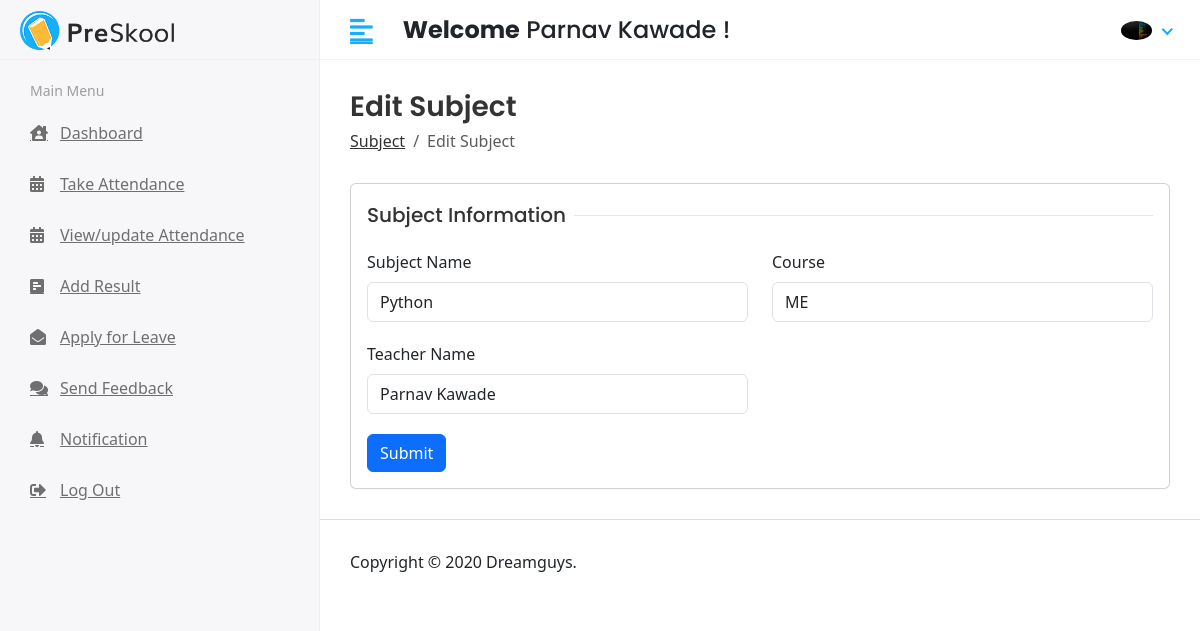
Screenshot of /hod/subject/edit/1 (signed in) with the database file from the repository.
### app/models.py (models this page shows, shortened)
class CustomUser(AbstractUser):
    USER = (
        (1,'HOD'),
        (2,'TEACHER'),
        (3,'STUDENT'),
    )
    user_type = models.CharField(choices=USER, max_length=50, default=1)
    profile_pic = models.ImageField(upload_to='media/profile_pic')
    dob = models.DateField(max_length=8,default=date.today)
    phone_no = models.CharField(max_length=12)
    address = models.TextField()

class Subject(models.Model):
    name = models.CharField(max_length=100)
    course_name = models.ForeignKey(Course,on_delete=models.CASCADE)
    teacher_name = models.ForeignKey(Teacher,on_delete=models.CASCADE)
    created_at = models.DateTimeField(auto_now_add=True)
    updated_at = models.DateTimeField(auto_now=True)

class Course(models.Model):
    name = models.CharField(max_length=100)
    duration = models.CharField(max_length=10)
    created_at = models.DateTimeField(auto_now_add=True)
    updated_at = models.DateTimeField(auto_now=True)
    def __str__(self):
        return self.name

class Teacher(models.Model):
    admin = models.OneToOneField(CustomUser, on_delete=models.CASCADE)
    gender = models.CharField(max_length=100)
    qualification = models.CharField(max_length=100)
    experience = models.CharField(max_length=100)
    joining_date = models.DateField(default=date.today)
    created_at = models.DateTimeField(auto_now_add=True)
    updated_at = models.DateTimeField(auto_now=True)
    def __str__(self):
         return self.admin.first_name + " "+ self.admin.last_name

### student_management_systems/Hod_Views.py (the view)
# urls.py: path('hod/subject/edit/<str:id>',Hod_Views.subjectEdit, name='subjectEdit'),
@login_required(login_url='/')
def subjectEdit(request, id):
    subject = Subject.objects.get(id=id)
    course = Course.objects.all()
    teacher = Teacher.objects.all()
    context = {
        'subject': subject,
        'course': course,
        'teacher': teacher,
    }
    return render(request, "Hod/subject_edit.html", context)

### templates/Hod/subject_edit.html (shortened to what this page needs)
{% extends "base.html" %}
{% block content %}
<div class="content container-fluid">
    <div class="page-header">
        <div class="row align-items-center">
            <div class="col">
                <h3 class="page-title">Edit Subject</h3>
                <ul class="breadcrumb">
                    <li class="breadcrumb-item"><a href="">Subject</a></li>
                    <li class="breadcrumb-item active">Edit Subject</li>
                </ul>
            </div>
        </div>
    </div>
    <div class="row">
        <div class="col-sm-12">
            <div class="card">
                <div class="card-body">
                    <form action="{% url 'subjectUpdate' %}" method="POST">
                        <div class="row">
                            <div class="col-12">
                                <h5 class="form-title"><span>Subject Information</span></h5>
                            </div>
                            <div class="col-12 col-sm-6">
                                <div class="form-group">
                                    <label>Subject Name</label>
                                    <input type="text" class="form-control" name="sub_name" value="{{subject.name}}">
                                </div>
                            </div>
                            <div class="col-12 col-sm-6">
                                <div class="form-group">
                                    <label>Course</label>
                                    <select class="form-control" name="course_id" value="{{subject.course_name}}">
                                        {% for i in course %}
                                        <option value="{{i.id}}" {% if i.id == subject.course_name.id%}selected {% endif %}>{{i.name}}</option>
                                        {% endfor %}
                                    </select>
                                </div>
                            </div>
                            <div class="col-12 col-sm-6">
                                <div class="form-group">
                                    <label>Teacher Name</label>
                                    <select class="form-control" name="teacher_id" value="{{subject.teacher_name}}">
                                        {% for i in teacher %}
                                        <option value="{{i.id}}" {% if i.id == subject.teacher_name.id %}selected{% endif %}>{{i.admin.first_name}} {{i.admin.last_name}}</option>
                                        {% endfor %}
                                    </select>
                                </div>
                            </div>
                            <div class="col-12">
                                <button type="submit" class="btn btn-primary">Submit</button>
                            </div>
                        </div>
                    </form>
                </div>
            </div>
        </div>
    </div>
</div>
{% endblock content %}

### templates/includes/header.html (shortened to what this page needs)
{% load static %}
<div class="header">
    <div class="header-left">
        <a href="" class="logo">
            <img src="{% static 'assets/img/logo.png' %}" alt="Logo">
        </a>
    </div>
    <a href="javascript:void(0);" id="toggle_btn">
        <i class="fas fa-align-left"></i>
    </a>
    <div class="top-nav-search mt-3">
        <h4><strong>Welcome</strong><span> {{user.first_name}} {{user.last_name}} !</span></h4>
    </div>
    <ul class="nav user-menu">
        <li class="nav-item dropdown has-arrow">
            <a href="#" class="dropdown-toggle nav-link" data-toggle="dropdown">
                <span class="user-img">
                    {% if user.profile_pic == "" %}
                    <img class="rounded-circle" src="/media/profile_pic/avtar.JPEG" width="31"
                        alt="{{user.first_name}}">
                    {% else %}
                    <img class="rounded-circle" src="/{{user.profile_pic}}" width="31" alt="{{user.first_name}}
                        {{user.last_name}}">
                    {% endif %}</span>
            </a>
        </li>
    </ul>
</div>

### static/assets/css/style.css (style rules this page uses)
html { height: 100%; }
body { background-color: #fff; color: #333; font-family: 'Poppins', sans-serif; font-size: 1rem; height: 100%; line-height: 1.5; overflow-x: hidden; }
h1, h2, h3, h4, h5, h6 { font-family: 'Poppins', sans-serif; margin-top: 0; }
.form-control { border: 1px solid #ddd; box-shadow: none; color: #333; font-size: 15px; height: 40px; }
a { color: #009ce7; }
input, button, a { transition: all 0.4s ease; -moz-transition: all 0.4s ease; -o-transition: all 0.4s ease; -ms-transition: all 0.4s ease; -webkit-transition: all 0.4s ease; }
input, input:focus, button, button:focus { outline: none; }
input[type=text], input[type=password] { -webkit-appearance: none; -moz-appearance: none; appearance: none; }
.form-group { margin-bottom: 1.25rem; }
ul, ol { padding: 0px; list-style: none; }
.btn-primary { background-color: #FFBC53; border: 1px solid #FFBC53; }
.card { border: 1px solid #ececf5; box-shadow: 0 1px 3px 0 rgba(0, 0, 0, 0.03); margin-bottom: 1.875rem; }
.card-body { padding: 1.5rem; }
.header { background-color: #fff; border-bottom: 1px solid #f3f3f4; left: 0; position: fixed; right: 0; top: 0; z-index: 1001; height: 60px; }
.header .header-left { float: left; height: 60px; padding: 0 20px; position: relative; width: 320px; z-index: 1; transition: all 0.2s ease-in-out; background-color: #f7f7fa; border-bottom: 1px solid #efefef; border-right: 1px solid #ececf5; display: flex; align-items: center; }
.header .header-left .logo { display: inline-block; line-height: 60px; }
.header .header-left .logo img { max-height: 40px; width: auto; }
.header .dropdown-toggle:after { display: none; }
.header .has-arrow .dropdown-toggle:after { border-top: 0; border-left: 0; border-bottom: 2px solid #18aefa; border-right: 2px solid #18aefa; content: ''; height: 8px; display: inline-block; pointer-events: none; -webkit-transform-origin: 66% 66%; -ms-transform-origin: 66% 66%; transform-origin: 66% 66%; -webkit-transform: rotate(45deg); -ms-transform: rotate(45deg); transform: rotate(45deg); -webkit-transition: all 0.15s ease-in-out; transition: all 0.15s ease-in-out; width: 8px; vertical-align: 0px; }
.user-menu { float: right; margin: 0; position: relative; z-index: 99; padding-right: 15px; }
.user-menu.nav > li > a { color: #a0a0a0; font-size: 14px; line-height: 58px; padding: 0 15px; height: 60px; }
.user-img { margin-right: 3px; position: relative; }
.top-nav-search { float: left; margin-left: 15px; }
.page-wrapper > .content { padding: 1.875rem 1.875rem 0; }
.page-header { margin-bottom: 1.875rem; }
.page-header .breadcrumb { background-color: transparent; color: #6c757d; font-size: 1rem; font-weight: 500; margin-bottom: 0; padding: 0; }
.page-header .breadcrumb a { color: #333; }
.page-title { font-size: 28px; font-weight: 600; color: #333; margin-bottom: 5px; }
.form-title { width: 100%; max-width: 100%; padding: 0; font-size: 1.25rem; font-weight: 500; line-height: inherit; color: #333; white-space: normal; position: relative; display: block; margin-bottom: 20px; }
.form-title:before { content: ""; position: absolute; left: 0px; right: 0px; height: 1px; top: 50%; background-color: rgba(0, 0, 0, 0.1); }
.form-title span { padding: 0px 0.5rem 0 0; background-color: #fff; display: inline-block; z-index: 2; position: relative; }
@media (min-width: 992px) { #toggle_btn { align-items: center; color: #18aefa; display: inline-flex; float: left; font-size: 26px; height: 60px; justify-content: center; margin-left: 15px; padding: 0 15px; } }

### rows the page displays
CustomUser: first_name "Parnav", last_name "Kawade", profile_pic (picture)
Subject: sub_name "Python", course_id "ME", teacher_id "Parnav Kawade"
